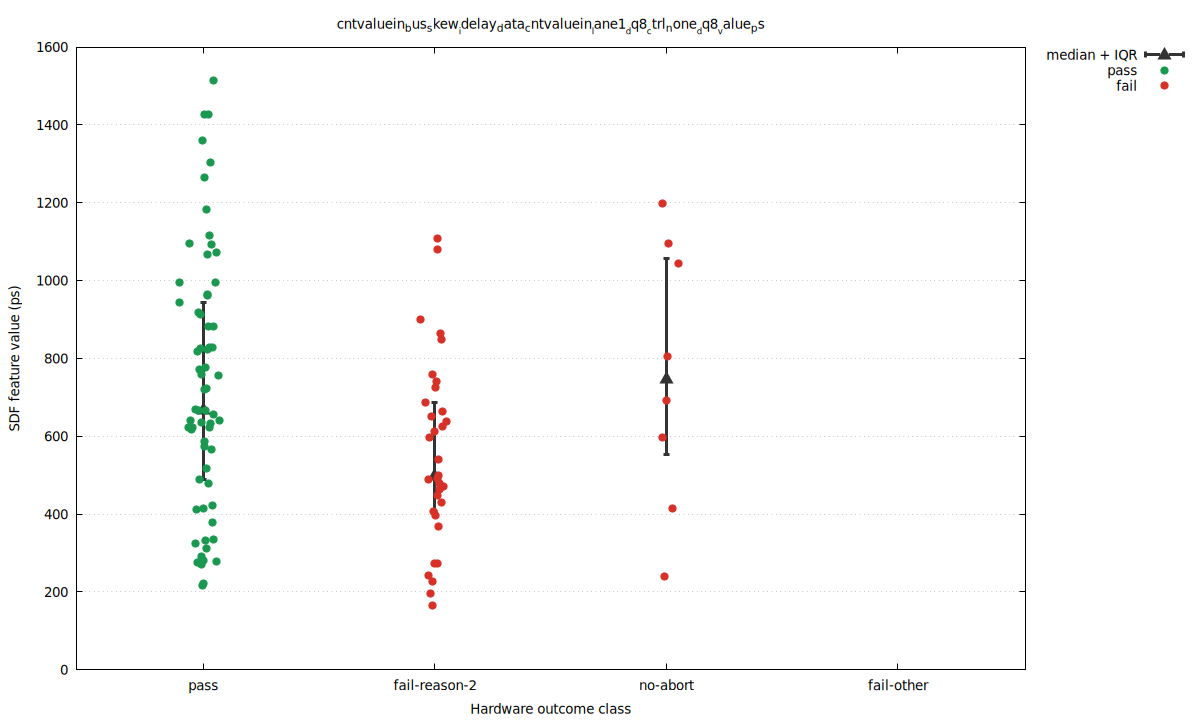

Here is the gnuplot script that generated this plot:
set terminal pngcairo size 1200,720 enhanced font 'DejaVu Sans,10'
set output 'baseline_abort2_vs_pass_direct_cntvaluein_bus_skew_idelay_data_cntvaluein_lane1_dq8_ctrl_none_dq8_value_ps_dis.png'
set datafile separator comma
set key outside right top
set grid ytics
set xrange [0.45:4.55]
set xtics ('pass' 1, 'fail-reason-2' 2, 'no-abort' 3, 'fail-other' 4)
set xlabel 'Hardware outcome class'
set ylabel 'SDF feature value (ps)'
set title 'cntvaluein_bus_skew__idelay_data_cntvaluein__lane1__dq8__ctrl_none__dq8__value_ps'
plot \
  'baseline_abort2_vs_pass_direct_cntvaluein_bus_skew_idelay_data_cntvaluein_lane1_dq8_ctrl_none_dq8_value_ps_dis.summary.dat' using 1:4:3:5 with yerrorbars pt 9 ps 1.5 lw 3 lc rgb '#333333' title 'median + IQR', \
  'baseline_abort2_vs_pass_direct_cntvaluein_bus_skew_idelay_data_cntvaluein_lane1_dq8_ctrl_none_dq8_value_ps_dis.dat' using 1:4 with points pt 7 ps 1.2 lc rgb '#1a9850' title 'pass', \
  'baseline_abort2_vs_pass_direct_cntvaluein_bus_skew_idelay_data_cntvaluein_lane1_dq8_ctrl_none_dq8_value_ps_dis.dat' using 1:5 with points pt 7 ps 1.2 lc rgb '#d73027' title 'fail'
